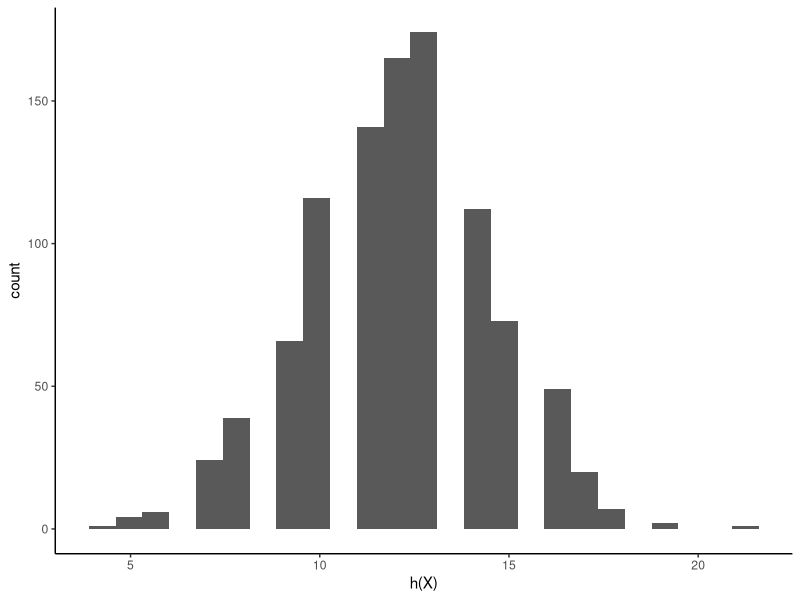
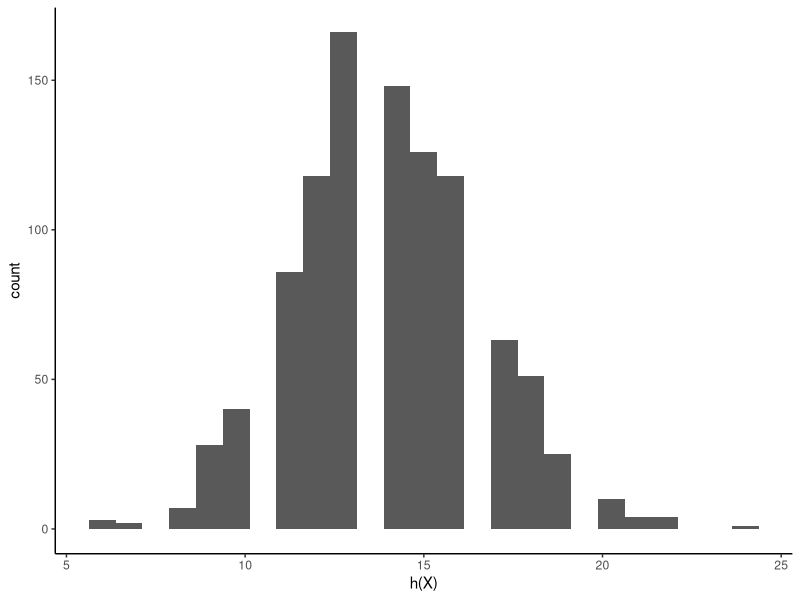
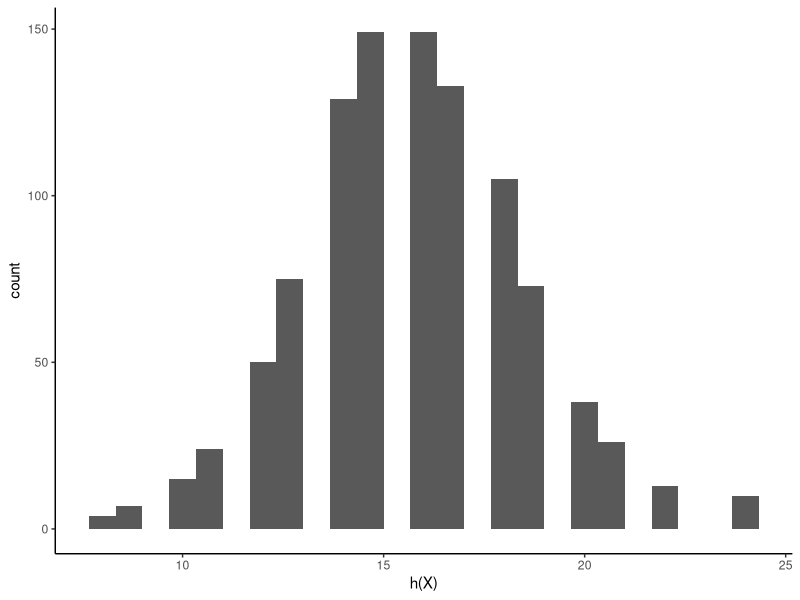
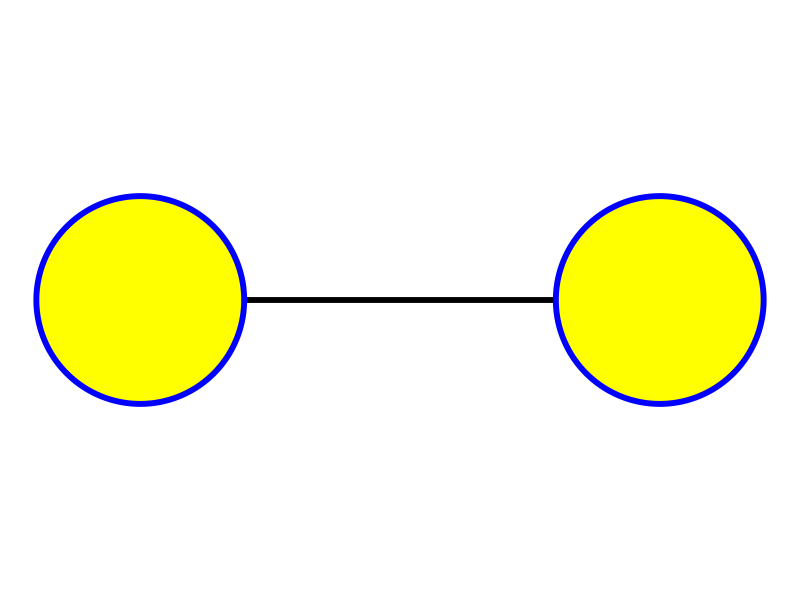
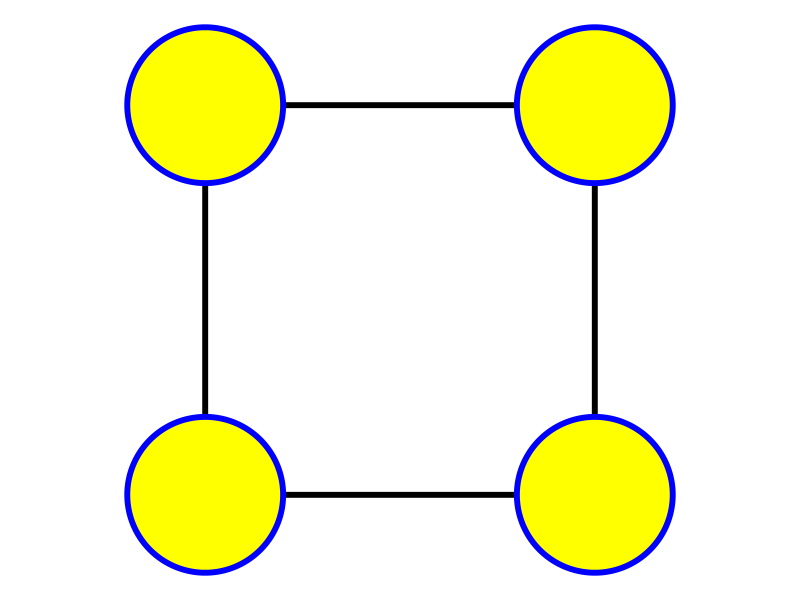

Source code (R) for these figures, in order:
## ---- chunk 1
library(knitr)
opts_chunk$set(echo = TRUE, cache=TRUE)
#Color Format
colFmt = function(x,color){
  outputFormat = opts_knit$get("rmarkdown.pandoc.to")
  if(outputFormat == 'latex')
    paste("\\textcolor{",color,"}{",x,"}",sep="")
  else if(outputFormat == 'html')
    paste("<font color='",color,"'>",x,"</font>",sep="")
  else
    x
}
#Box Format
boxFmt = function(x){
  outputFormat = opts_knit$get("rmarkdown.pandoc.to")
  if(outputFormat == 'latex')
    paste("\\fbox{",x,"}")
  else if(outputFormat == 'html')
    paste("<span class=\"boxed\">",x,"</span>")
  else
    x
}
boxed <- boxFmt
## ---- chunk 2
library(tidyverse)
library(readxl)
library(knitr)
## ---- chunk 3
set.seed(12345)
## ---- chunk 4
#initialize function that can draw from multinomial distribution
rmultinomial<-function(n,p){
  k<-length(p)
  x<-rep(0, k)
  pnorm<-1
  for(i in 1:k){
    x[i]<-rbinom(1, n, p[i]/pnorm)
    n<-n-x[i]
    pnorm<-pnorm-p[i]
  }
  return(x)
}

#initialize function that can calculate test statistics
test_stat<-function(data, p){sum((data-mean(data))^2)}

####
#simulate under null to obtain p-value
####
#multinomial probabilities under null
set.seed(12345)
p<-c(1,1,1)/3

#calculate our test stat
sdata<-test_stat(data=c(23,32,28), p=p)

#null replicates
res<-replicate(10^5, (test_stat(data=rmultinomial(83, p=p), p=p)))

tibble(
  est_mean=mean(res>=sdata),
  est_error=sd(res>=sdata)/sqrt(length(res))
)
## ---- chunk 5
#this function generates random draws from the distribution outlined above
r_u1_u2<-function(){
  #draw from appropriate beta distribution
  U1<-rbeta(1, shape1=3, shape2=1)
  #draw from random uniform distribution with min=0 and max-U1
  U2<-runif(1, min=0, max=U1)
  #return (U1, U2)
  return(c(U1, U2))
}
## ---- chunk 6
set.seed(12345)
#replicate many times, only returning the second entry (U2)
res<-replicate(10^5, r_u1_u2()[2])

#output in tibble
tibble(
  est_mean=mean(res),
  est_error=sd(res)/sqrt(length(res))
)
## ---- chunk 7
set.seed(12345)
vertices<-1:16

#the edges tibble contains all the plot adjacencies in the 4x4 lattice
i <- c(1, 1, 2, 2, 2, 3, 3, 3, 4, 4, 5, 5, 5, 6, 6, 6, 6, 7, 7, 7, 7, 8, 8, 8, 9, 9, 9, 10, 10, 10, 10, 11, 11, 11, 11, 12, 12, 12, 13, 13, 14, 14, 14, 15, 15, 15, 16, 16)
j <- c(2, 5, 1, 3, 6, 2, 4, 7, 3, 8, 1, 6, 9, 2, 5, 7, 10, 3, 6, 8, 11, 4, 7, 12, 5, 10, 13, 6, 9, 11, 14, 7, 10, 12, 15, 8, 11, 16, 9, 14, 10, 13, 15, 11, 14, 16, 12, 15)
edges <- tibble(
i = i,
j= j ) %>%
filter(i < j)

#h calculates the number of adjacent plots with the same label
h <- function(x, edges) {sum(x[edges$i] == x[edges$j])}

#AR for this ising model
ar_ising <- function(vertices, edges, beta) {a <- FALSE
  n <- length(vertices)
  m <- nrow(edges)
  while (!a) {
    x <- (rbinom(length(vertices), 1, 0.5))
    u <- runif(1)
    a <- (u < exp(beta * (h(x, edges)-nrow(edges))))
  }
return(x) }

#to solve problem a
res<-replicate(1000, h(ar_ising(vertices=vertices, edges=edges, beta=0), edges=edges))

ggplot(data=NULL)+geom_histogram(aes(x=res), bins=25)+theme_classic()+xlab("h(X)")
## ---- chunk 8
set.seed(12345)
res<-replicate(1000, h(ar_ising(vertices=vertices, edges=edges, beta=0.3), edges=edges))

ggplot(data=NULL)+geom_histogram(aes(x=res), bins=25)+theme_classic()+xlab("h(X)")
## ---- chunk 9
set.seed(12345)
res<-replicate(1000, h(ar_ising(vertices=vertices, edges=edges, beta=0.6), edges=edges))

ggplot(data=NULL)+geom_histogram(aes(x=res), bins=25)+theme_classic()+xlab("h(X)")
## ---- chunk 10
set.seed(12345)
ar_fun<-function(){
  a<-FALSE
  while(!a){
    #step 1: draw 4 random uniform variables (X1, ... , X4)
    x<-runif(4, 0, 1)
    #step 2: draw U uniformly from [0,1]
    u<-runif(1, 0, 1)
    #step 3: if U \leq f(x)/g(x) where g(x) is max value, return X
    a<-(u <= (1*x[1]+2*x[2]+3*x[3]+4*x[4])/10)
  }
  return(x)
}

res<-replicate(1000, ar_fun())

tibble(
  est_mean=mean(apply(res, MARGIN=2, FUN=sum)),
  est_sd=sd(apply(res, MARGIN=2, FUN=sum))/sqrt(dim(res)[2])
)
## ---- chunk 11
set.seed(12345)

ar_p6<-function(){
  a<-FALSE
  while(!a){
    #step 1: draw 4 random uniform variables (X1, ... , X4)
    x<-runif(4, 0, 1)
    #step 2: draw U uniformly from [0,1]
    u<-runif(1, 0, 1)
    #step 3: if U \leq f(x)/g(x) where g(x) is max value, return X
    a<-(u <= (1+sum(x))/5)
  }
  return(x)
}

res<-replicate(1000, ar_p6())

tibble(
  est_mean=mean(res[1,]),
  est_sd=sd(res[1,])/sqrt(dim(res)[2])
)
## ---- chunk 12
angles <- seq(0, 2 * pi, by = 0.01)
r <- 0.2
xc <- r * cos(angles)
yc <- r * sin(angles)
ggplot() +
  theme_void() +
  geom_segment(aes(x = 0, y = 0, xend = 1, yend = 0), lwd = 2) +
  geom_polygon(aes(xc, yc), lwd = 2, fill = "yellow", color = "blue") +
  geom_polygon(aes(1 + xc, yc), lwd = 2, fill = "yellow", color = "blue") +
  coord_fixed()
## ---- chunk 13
angles <- seq(0, 2 * pi, by = 0.01)
r <- 0.2
xc <- r * cos(angles)
yc <- r * sin(angles)
ggplot() +
  theme_void() +
  geom_segment(aes(x = 0, y = 0, xend = 1, yend = 0), lwd = 2) +
  geom_segment(aes(x = 0, y = 1, xend = 1, yend = 1), lwd = 2) +
  geom_segment(aes(x = 0, y = 0, xend = 0, yend = 1), lwd = 2) +
  geom_segment(aes(x = 1, y = 0, xend = 1, yend = 1), lwd = 2) +
  geom_polygon(aes(xc, yc), lwd = 2, fill = "yellow", color = "blue") +
  geom_polygon(aes(1 + xc, yc), lwd = 2, fill = "yellow", color = "blue") +
  geom_polygon(aes(1 + xc, 1 + yc), lwd = 2, fill = "yellow", color = "blue") +
  geom_polygon(aes(xc, 1 + yc), lwd = 2, fill = "yellow", color = "blue") +
  coord_fixed()
## ---- chunk 14
set.seed(12345)
#helper function h(x)
h <- function(x, edges) {sum(x[edges$i] == x[edges$j])}

#edges on 2x2 lattice
i <- c(1, 1, 2, 2, 3, 3, 4, 4)
j <- c(2, 4, 1, 3, 2, 4, 1, 3)
edges <- tibble(
i = i,
j= j ) %>%
filter(i < j)

gofx_samp<-function(beta){
  x<-sample(c(0,1), size=4, replace=TRUE)
  h<-h(x, edges)
  return(16*exp(beta*h))
}

res<-replicate(1000, gofx_samp(beta=1.5))
tibble(
  est_mean=mean(res),
  est_sd=sd(res)/sqrt(length(res))
)
## ---- chunk 15
#this function samples from the right side of the unit circle
samp_unit_circ<-function(){
  a<-FALSE
  while(!a){
    #step 1: draw 4 random uniform variables (X1, ... , X4)
    x<-c(runif(1, 0, 1), runif(1, -1, 1))
    #step 2: if inside unit circle return
    a<-(sum(x^2)<=1)
  }
  return(x)
}
## ---- chunk 16
set.seed(12345)

xy_pairs<-replicate(1000, samp_unit_circ())

cauchy_rvs<-xy_pairs[2,]/xy_pairs[1,]

tibble(
  est_prob=sum(cauchy_rvs>=1)/length(cauchy_rvs),
  est_sd=sd(cauchy_rvs>=1)/sqrt(length(cauchy_rvs))
)
## ---- chunk 17
ar_perm<-function(){
  a<-FALSE
  while(!a){
    samp<-sample(1:10, replace=FALSE)
    a<-(samp[1]>samp[4])
  }
  return(samp)
}
## ---- chunk 18
set.seed(12345)
x4s<-replicate(1000, ar_perm()[4])
tibble(
  est_mean=mean(x4s),
  est_sd=sd(x4s)/sqrt(length(x4s))
)
